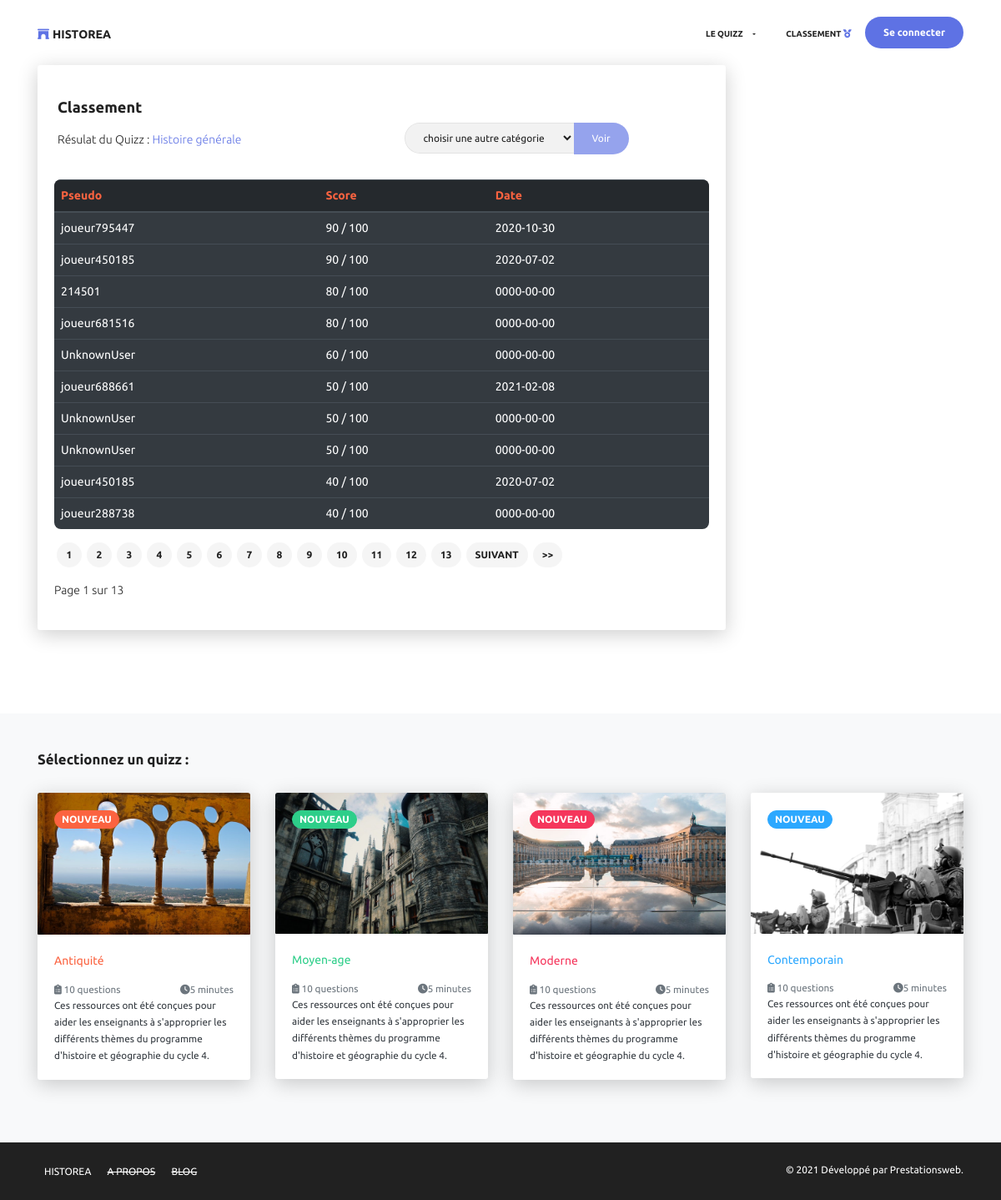
The app's page /?action=result with its own data.
### tables this page shows
CREATE TABLE IF NOT EXISTS `scores` (
  `id` int(11) NOT NULL AUTO_INCREMENT,
  `score` int(11) NOT NULL,
  `userId` varchar(225) NOT NULL,
  `categorieId` int(11) NOT NULL,
  `date_crea` date NOT NULL,
  PRIMARY KEY (`id`)
);

### controller/controller.php (called while the page is built, shortened)
<?php
function resultPage()
{
    $s = new ScoreManager();
    $pagination = new Pagination;
    if (isset($_GET['page']))
    {
        $allScores = $s->readAllByCategorie($_SESSION['cat'], $_GET['page']);
        $p = $pagination->paginateScores('scores',$_SESSION['cat'], $_GET['page']);
    }
    else
    {
        $allScores = $s->readAllByCategorie($_SESSION['cat']);
        $p = $pagination->paginateScores('scores',$_SESSION['cat']);
    }
    require 'wiew/result.php';
}

### model/model.php (called while the page is built, shortened)
<?php
class Model extends Connexion {
    public function readAllByCategorie($cat, $page = null)
    {
        $cnt = $this->connect();
        $currentPage = 1;
        $page = intval($page);
        $depart = ($currentPage - 1) * self::NBR_DE_LIGNES;
        $stm = $cnt->query('SELECT * FROM scores WHERE categorieId IN ('. $cat .') ORDER BY score DESC, date_crea DESC LIMIT '. $depart.','. self::NBR_DE_LIGNES);
        return $stm;
    }
}

### wiew/result.php (the view, shortened to what this page needs)
<body class="landing-page">
<?php
$navbar = require 'navbar/navbar.php';
?>
<div class="section">
          <div class="container pt-2">
            <div class="row">
              <div class="col-md-9">
                  <div class="card">
                    <div class="card-header pt-2 pl-4">
                      <div class="row justify-content-between">
                        <div class="col-sm-6">
                        <h5 class="title">Classement</h5>
                        <p class="">Résulat du Quizz :<span class="text-primary">
                          <?php if (isset($_SESSION['cat']))
                          {
                            if ($_SESSION['cat'] == 0)
                            {
                                echo "Histoire générale";
                            }
                            else
                            {
                                 echo $c['categorie'];
                            }
                          }
                        ?>
                          </span>
                          </p>
                      </div>
                      <div class="col-sm-6 align-self-end">
                      <form action="" method="post" class="form form-inline form-inline-grp">
                        <div class="form-group">
                                      <div class="form-group">
                                      <select name="cat" class="form-control" id="selectCategorie" value="choisir" onchange="isSelect()">
                                        <option selected hidden>choisir une autre catégorie </option>
                                      </select>
                                    </div>
                        </div>
                        <input id="btnSelectCategorie" type="submit" class="btn btn-primary btn-demi" value="Voir" disabled>
                      </form>
                       </div>
                      </div>
                    </div>
                    <div class="card-body">
                      <div class="table-responsive">
                                <table class="table table-dark">
                                <thead class=" text-warning">
                        <th>
                          Pseudo
                        </th>
                        <th>
                          Score
                        </th>
                        <th>
                          Date
                        </th>
                      </thead>
                      <tbody>
                      <?php
                      $inTable = 0;
                      while($ligne = $allScores->fetch())
                      {
                        if (isset($my) && $my['id'] == $ligne['id'])
                        {
                            $inTable = 1;
                            $underTable = 1;
                        }
                        else
                        {
                            $inTable = 0;
                        }
                                               ?>
                        <tr <?php if ($inTable == 1) { echo "class=\"bg-success text-white\"";}?>>
                          <td>
                          <?php if ($inTable == 1) { echo "Vous";} else { echo $ligne['userId'];}?>
                          </td>
                          <td>
                            <?= $ligne['score']?> / 100
                          </td>
                          <td>
                          <?= $ligne['date_crea']?>
                          </td>
                        </tr>
                    <?php
                    }
                    ?>
                     </tbody>
                          </table>
                          <?=$p['link'];?>
                          <?=$p['text'];?>
                      </div>
                  </div>
              </div>
          </div>
      </div>
  </div>
</div>
<div class="section section-categories bg-light">
          <div class="container">
              <h2 class="title">Sélectionnez un quizz :<h2>
              <div class="row">
                  <div class="col-md-3">
                      <a href="#">
                          <div class="card">
                              <img class="card-img-top" src="public/now-ui-kit/antiquite-1.jpg" alt="antiquité">
                              <div class="card-img-overlay">
                                <span class="badge badge-warning ">Nouveau</span>
                              </div>
                              <div class="card-body">
                                <p class="text-warning">Antiquité</p>
                                  <div class="row">
                                    <div class="col">
                                       <small class="text-muted pull-left"><i class="fas fa-clipboard-list"></i> 10 questions</small>
                                    </div>
                                    <div class="col">
                                       <small class="text-muted pull-right"><i class="fas fa-clock"></i>5 minutes</small>
                                    </div>
                                  </div>
                                  <small class="text-dark text-justify">Ces ressources ont été conçues pour aider les enseignants à s'approprier les différents thèmes du programme d'histoire et géographie du cycle 4.</small>
                              </div>
                          </div>
                      </a>
                  </div>
                  <div class="col-md-3">
                      <a href="#">
                          <div class="card">
                              <img filter-color="green" class="card-img-top" src="public/now-ui-kit/moyen-1.jpg" alt="Moyen-Age">
                              <div class="card-img-overlay">
                                <span class="badge badge-success">Nouveau</span>
                              </div>
                              <div class="card-body">
                                <p class="text-success">Moyen-age</p>
                                  <div class="row">
                                    <div class="col">
                                       <small class="text-muted pull-left"><i class="fas fa-clipboard-list"></i> 10 questions</small>
                                    </div>
                                    <div class="col">
                                       <small class="text-muted pull-right"><i class="fas fa-clock"></i>5 minutes</small>
                                    </div>
                                  </div>
                                  <small class="text-dark text-justify">Ces ressources ont été conçues pour aider les enseignants à s'approprier les différents thèmes du programme d'histoire et géographie du cycle 4.</small>
                              </div>
                          </div>
                      </a>
                  </div>
                  <div class="col-md-3">
                      <a href="#">
                          <div class="card">
                              <img class="card-img-top" src="public/now-ui-kit/moderne-1.jpg" alt="Moderne">
                              <div class="card-img-overlay">
                                <span class="badge badge-danger">Nouveau</span>
                              </div>
                              <div class="card-body">
                                <p class="text-danger">Moderne</p>
                                  <div class="row">
                                    <div class="col">
                                       <small class="text-muted pull-left"><i class="fas fa-clipboard-list"></i> 10 questions</small>
                                    </div>
                                    <div class="col">
                                       <small class="text-muted pull-right"><i class="fas fa-clock"></i>5 minutes</small>
                                    </div>
                                  </div>
                                  <small class="text-dark text-justify">Ces ressources ont été conçues pour aider les enseignants à s'approprier les différents thèmes du programme d'histoire et géographie du cycle 4.</small>
                              </div>
                          </div>
                      </a>
                  </div>
                  <div class="col-md-3">
                      <a href="<?php $_SERVER['PHP_SELF'];?>?action=test&amp;cat=4">
                          <div class="card">
                              <img class="card-img-top" src="public/now-ui-kit/contemp-1.jpg" alt="Contemporain">
                              <div class="card-img-overlay">
                                <span class="badge badge-info">Nouveau</span>
                              </div>
                              <div class="card-body">
                                <p class="text-info">Contemporain</p>
                                  <div class="row">
                                    <div class="col">
                                       <small class="text-muted pull-left"><i class="fas fa-clipboard-list"></i> 10 questions</small>
                                    </div>
                                    <div class="col">
                                       <small class="text-muted pull-right"><i class="fas fa-clock"></i>5 minutes</small>
                                    </div>
                                  </div>
                                  <small class="text-dark text-justify">Ces ressources ont été conçues pour aider les enseignants à s'approprier les différents thèmes du programme d'histoire et géographie du cycle 4.</small>
                              </div>
                          </div>
                      </a>
              </div>
          </div>
      </div>
    </div>
<?php
$navbar = require 'navbar/footer.php';
?>
</body>
<?php
require 'header/header.php';
?>

### records on screen
scores: userId "joueur795447", score "90", date_crea "2020-10-30"
scores: userId "joueur450185", score "90", date_crea "2020-07-02"
scores: userId "214501", score "80", date_crea "0000-00-00"
scores: userId "joueur681516", score "80", date_crea "0000-00-00"
scores: userId "UnknownUser", score "60", date_crea "0000-00-00"
scores: userId "joueur688661", score "50", date_crea "2021-02-08"
scores: userId "UnknownUser", score "50", date_crea "0000-00-00"
scores: userId "UnknownUser", score "50", date_crea "0000-00-00"
scores: userId "joueur450185", score "40", date_crea "2020-07-02"
scores: userId "joueur288738", score "40", date_crea "0000-00-00"

### other values on screen
$currentPage "1"
$nbrPages "13"
